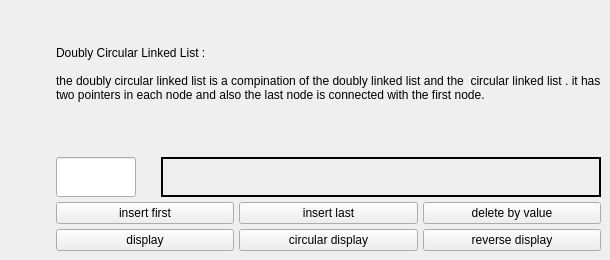
          <widget class="QWidget" name="Doubly_Circular_Linked_List">
           <attribute name="title">
            <string>Doubly Circular Linked List</string>
           </attribute>
           <widget class="QWidget" name="layoutWidget">
            <property name="geometry">
             <rect>
              <x>10</x>
              <y>10</y>
              <width>591</width>
              <height>241</height>
             </rect>
            </property>
            <layout class="QHBoxLayout" name="horizontalLayout_11">
             <property name="spacing">
              <number>20</number>
             </property>
             <item>
              <widget class="QLabel" name="Doubly_Circular_Linked_List_label1">
               <property name="text">
                <string/>
               </property>
              </widget>
             </item>
             <item>
              <layout class="QVBoxLayout" name="verticalLayout_12">
               <property name="spacing">
                <number>5</number>
               </property>
               <property name="sizeConstraint">
                <enum>QLayout::SetDefaultConstraint</enum>
               </property>
               <item>
                <widget class="QLabel" name="label_7">
                 <property name="text">
                  <string>Doubly Circular Linked List :
 
the doubly circular linked list is a compination of the doubly linked list and the  circular linked list . it has two pointers in each node and also the last node is connected with the first node.
 </string>
                 </property>
                 <property name="wordWrap">
                  <bool>true</bool>
                 </property>
                </widget>
               </item>
               <item>
                <layout class="QHBoxLayout" name="horizontalLayout_18">
                 <item>
                  <widget class="QLineEdit" name="DCLL_input">
                   <property name="enabled">
                    <bool>true</bool>
                   </property>
                   <property name="sizePolicy">
                    <sizepolicy hsizetype="Fixed" vsizetype="Fixed">
                     <horstretch>0</horstretch>
                     <verstretch>0</verstretch>
                    </sizepolicy>
                   </property>
                   <property name="maximumSize">
                    <size>
                     <width>80</width>
                     <height>40</height>
                    </size>
                   </property>
                   <property name="baseSize">
                    <size>
                     <width>80</width>
                     <height>20</height>
                    </size>
                   </property>
                  </widget>
                 </item>
                 <item>
                  <spacer name="horizontalSpacer_8">
                   <property name="orientation">
                    <enum>Qt::Horizontal</enum>
                   </property>
                   <property name="sizeType">
                    <enum>QSizePolicy::Fixed</enum>
                   </property>
                   <property name="sizeHint" stdset="0">
                    <size>
                     <width>20</width>
                     <height>40</height>
                    </size>
                   </property>
                  </spacer>
                 </item>
                 <item>
                  <widget class="QLabel" name="DCLL_output">
                   <property name="sizePolicy">
                    <sizepolicy hsizetype="Maximum" vsizetype="Maximum">
                     <horstretch>0</horstretch>
                     <verstretch>0</verstretch>
                    </sizepolicy>
                   </property>
                   <property name="maximumSize">
                    <size>
                     <width>440</width>
                     <height>40</height>
                    </size>
                   </property>
                   <property name="frameShape">
                    <enum>QFrame::WinPanel</enum>
                   </property>
                   <property name="text">
                    <string/>
                   </property>
                  </widget>
                 </item>
                </layout>
               </item>
               <item>
                <layout class="QHBoxLayout" name="horizontalLayout_25">
                 <item>
                  <widget class="QPushButton" name="DCLL_insertFirst_button">
                   <property name="text">
                    <string>insert first</string>
                   </property>
                  </widget>
                 </item>
                 <item>
                  <widget class="QPushButton" name="DCLL_insertLast_button">
                   <property name="text">
                    <string>insert last</string>
                   </property>
                  </widget>
                 </item>
                 <item>
                  <widget class="QPushButton" name="DCLL_deleteByValue_button">
                   <property name="text">
                    <string>delete by value</string>
                   </property>
                  </widget>
                 </item>
                </layout>
               </item>
               <item>
                <layout class="QHBoxLayout" name="horizontalLayout_31">
                 <item>
                  <widget class="QPushButton" name="DCLL_display_button">
                   <property name="text">
                    <string>display</string>
                   </property>
                  </widget>
                 </item>
                 <item>
                  <widget class="QPushButton" name="DCLL_circular_display_button">
                   <property name="text">
                    <string>circular display</string>
                   </property>
                  </widget>
                 </item>
                 <item>
                  <widget class="QPushButton" name="DCLL_reverse_display_button">
                   <property name="text">
                    <string>reverse display</string>
                   </property>
                  </widget>
                 </item>
                </layout>
               </item>
              </layout>
             </item>
            </layout>
           </widget>
          </widget>
